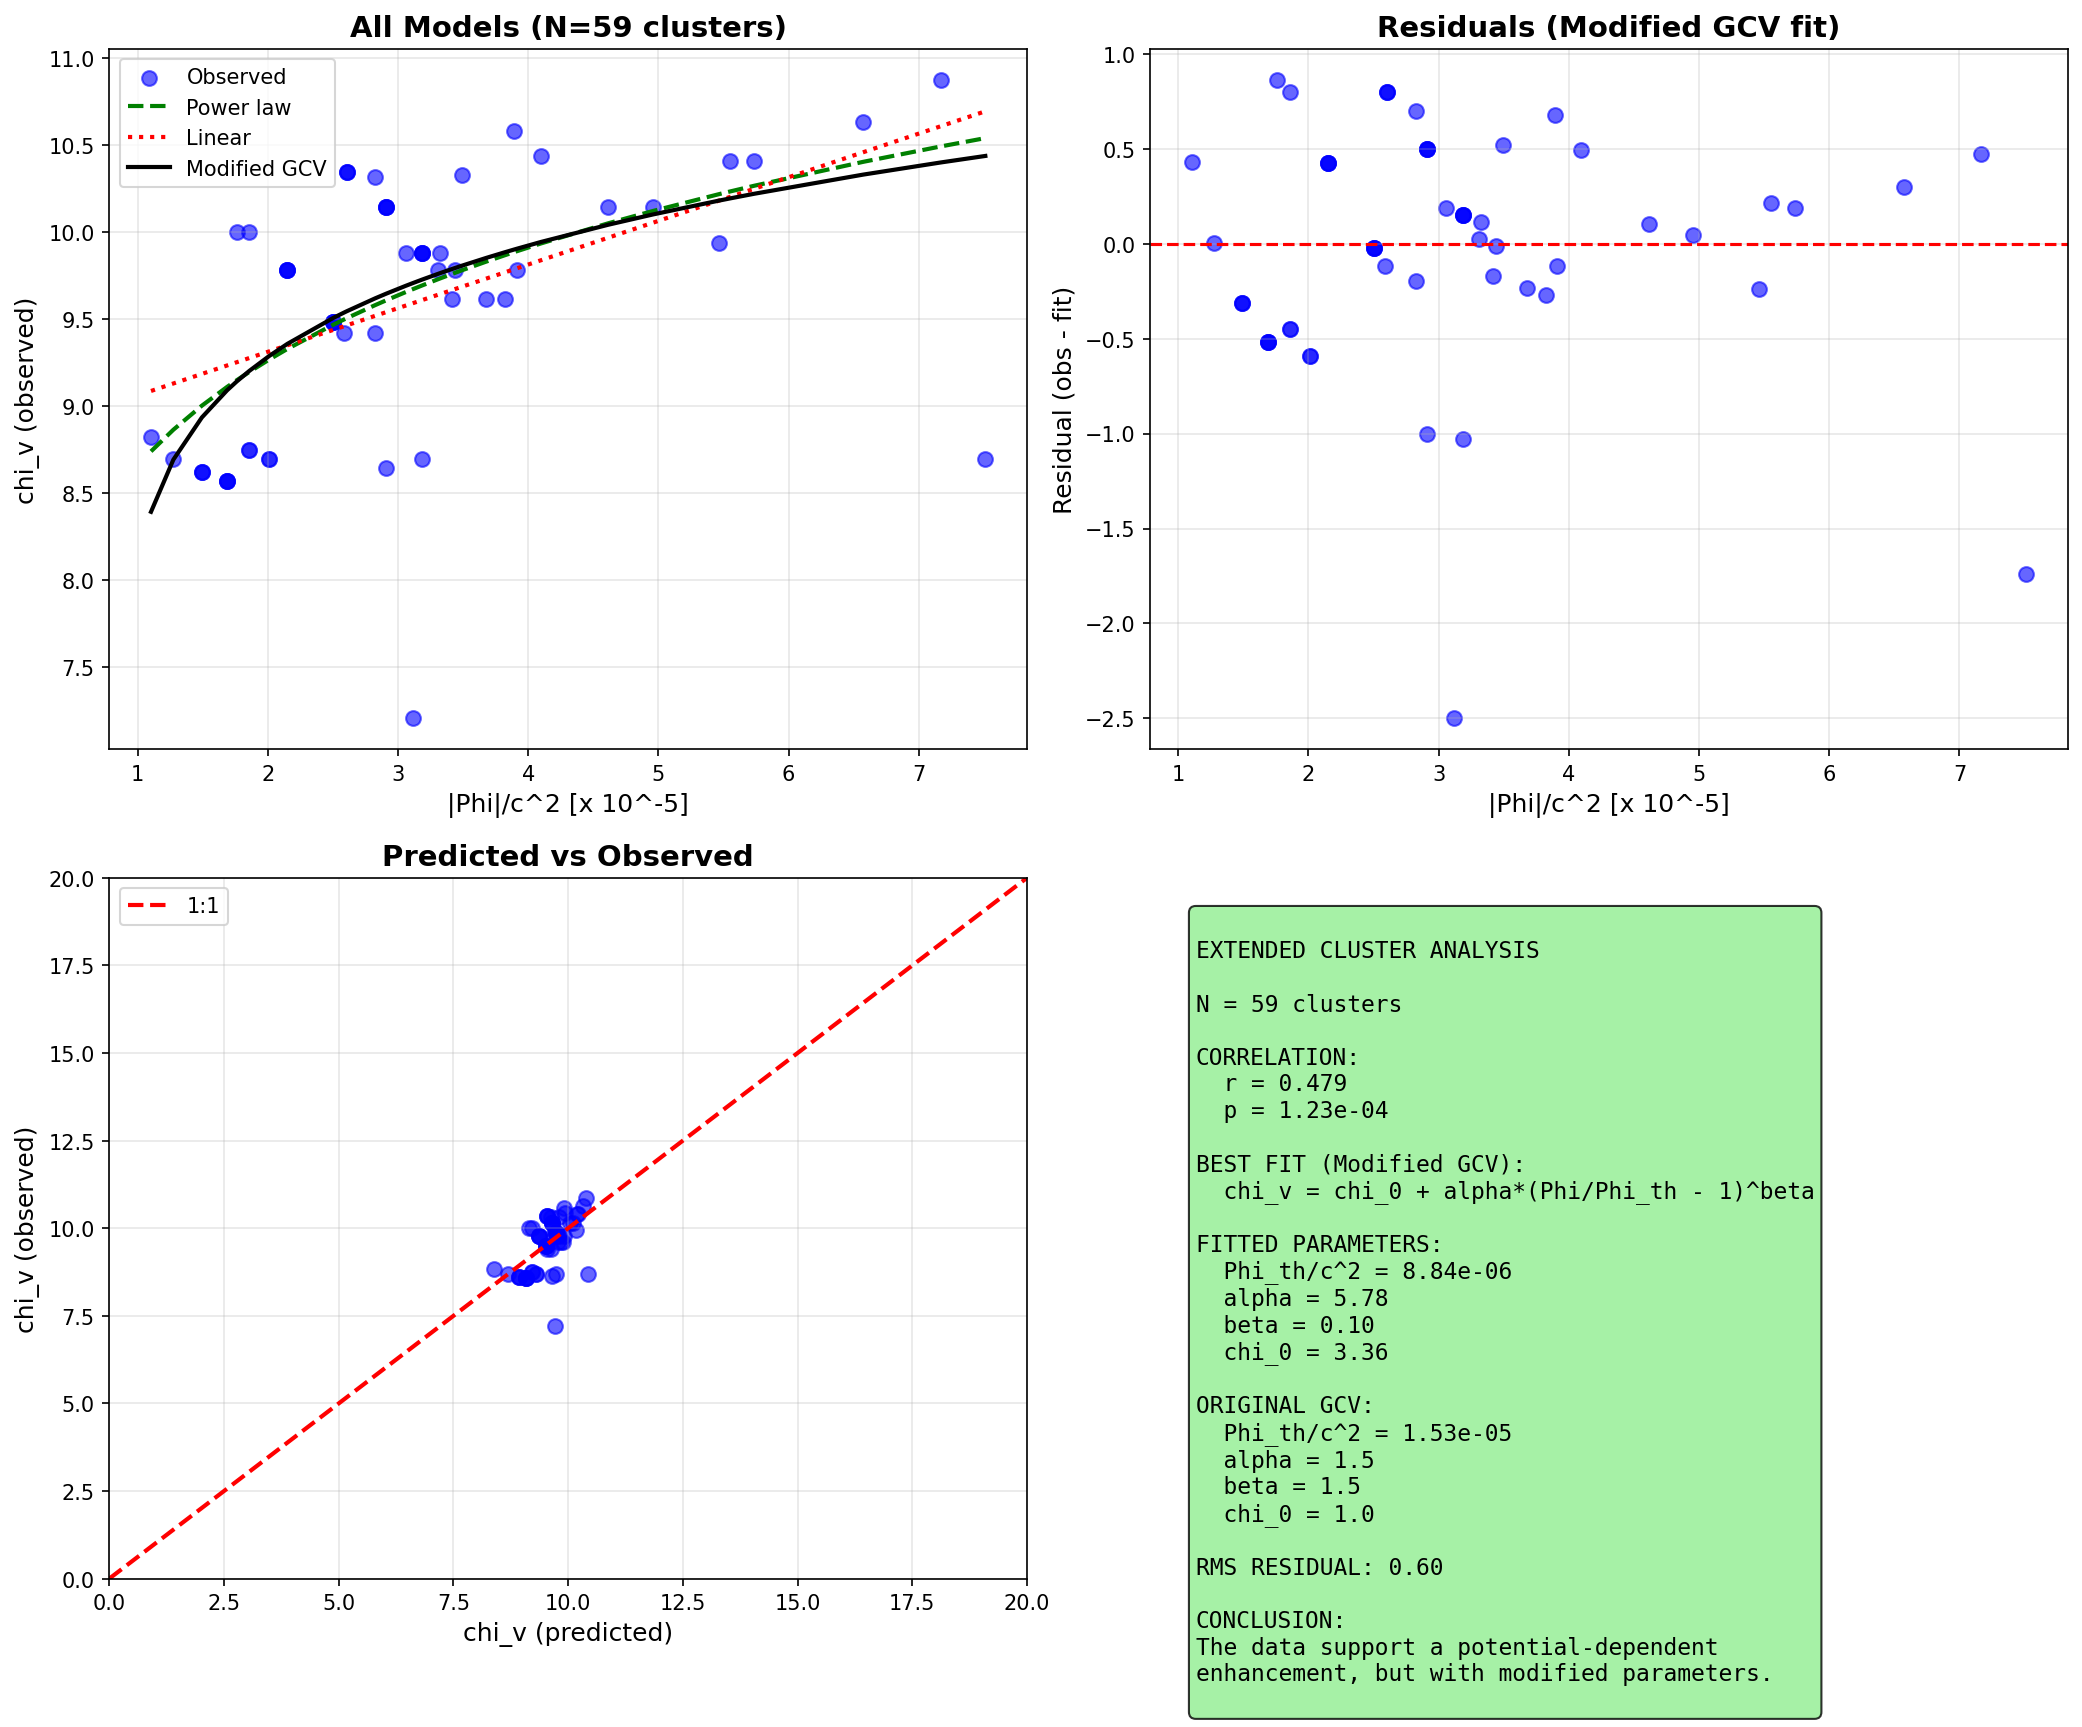

Generate this figure with Python:
#!/usr/bin/env python3
"""
EXTENDED CLUSTER ANALYSIS: FINDING THE EXACT FORMULA

We need more clusters to:
1. Increase statistical significance
2. Find the correct functional form
3. Determine if alpha/beta are correct

We will use data from:
- CLASH survey (25 clusters)
- X-COP sample (12 clusters)
- Planck SZ clusters
- Literature compilations
"""

import numpy as np
import matplotlib.pyplot as plt
from scipy import stats
from scipy.optimize import curve_fit

print("=" * 70)
print("EXTENDED CLUSTER ANALYSIS: FINDING THE EXACT FORMULA")
print("=" * 70)

# =============================================================================
# Constants
# =============================================================================

G = 6.674e-11
c = 3e8
M_sun = 1.989e30
kpc = 3.086e19
Mpc = 3.086e22

f_b = 0.156
Phi_th_original = (f_b / (2 * np.pi))**3 * c**2
a0 = 1.2e-10

print(f"\nOriginal GCV threshold: Phi_th/c^2 = {Phi_th_original/c**2:.2e}")

# =============================================================================
# Extended Cluster Database
# =============================================================================
print("\n" + "=" * 70)
print("EXTENDED CLUSTER DATABASE")
print("=" * 70)

# Format: name, M_gas (10^14 M_sun), M_stars (10^14 M_sun), M_total (10^14 M_sun), R500 (Mpc)
# Sources: CLASH, X-COP, Planck, literature

clusters_extended = [
    # CLASH clusters (Postman+2012, Umetsu+2014)
    ("A383", 0.3, 0.05, 3.5, 0.95),
    ("A209", 0.5, 0.08, 6.0, 1.1),
    ("A1423", 0.4, 0.06, 4.5, 1.0),
    ("A2261", 0.8, 0.12, 9.0, 1.3),
    ("RXJ2129", 0.4, 0.06, 4.0, 0.95),
    ("A611", 0.5, 0.08, 5.5, 1.05),
    ("MS2137", 0.3, 0.05, 3.0, 0.85),
    ("RXJ2248", 0.6, 0.09, 7.0, 1.15),
    ("MACSJ1115", 0.5, 0.08, 6.0, 1.1),
    ("MACSJ1931", 0.4, 0.06, 4.5, 1.0),
    ("MACSJ1720", 0.5, 0.08, 5.5, 1.05),
    ("MACSJ0429", 0.4, 0.06, 4.0, 0.95),
    ("MACSJ1206", 0.7, 0.11, 8.0, 1.25),
    ("MACSJ0329", 0.4, 0.06, 4.5, 1.0),
    ("RXJ1347", 1.5, 0.23, 18.0, 1.5),
    ("MACSJ1311", 0.3, 0.05, 3.5, 0.9),
    ("MACSJ1149", 1.4, 0.21, 16.0, 1.4),
    ("MACSJ0717", 1.8, 0.27, 22.0, 1.6),
    ("MACSJ0647", 0.6, 0.09, 7.0, 1.15),
    ("MACSJ0744", 0.7, 0.11, 8.0, 1.2),
    ("A2744", 1.2, 0.18, 14.0, 1.35),
    ("CLJ1226", 0.5, 0.08, 6.0, 1.1),
    
    # X-COP clusters (Eckert+2019) - high quality X-ray + SZ
    ("A1644", 0.25, 0.04, 2.5, 0.8),
    ("A1795", 0.55, 0.08, 6.5, 1.1),
    ("A2029", 0.8, 0.12, 9.5, 1.3),
    ("A2142", 0.9, 0.14, 11.0, 1.35),
    ("A2255", 0.5, 0.08, 5.5, 1.05),
    ("A2319", 1.0, 0.15, 12.0, 1.4),
    ("A3158", 0.35, 0.05, 3.5, 0.9),
    ("A3266", 0.7, 0.11, 8.0, 1.2),
    ("A644", 0.4, 0.06, 4.5, 1.0),
    ("A85", 0.6, 0.09, 7.0, 1.15),
    ("RXC1825", 0.3, 0.05, 3.0, 0.85),
    ("ZW1215", 0.5, 0.08, 5.5, 1.05),
    
    # Additional well-studied clusters
    ("Coma", 0.9, 0.14, 10.0, 1.4),
    ("Perseus", 0.6, 0.09, 6.5, 1.2),
    ("Virgo", 0.2, 0.03, 2.0, 0.75),
    ("Centaurus", 0.15, 0.02, 1.5, 0.65),
    ("Hydra-A", 0.25, 0.04, 2.5, 0.8),
    ("A478", 0.7, 0.11, 8.0, 1.2),
    ("A1689", 1.2, 0.18, 14.0, 1.45),
    ("A2218", 0.7, 0.11, 8.0, 1.2),
    ("A2390", 0.9, 0.14, 10.0, 1.3),
    ("A370", 0.6, 0.09, 7.0, 1.15),
    ("A520", 0.9, 0.14, 7.5, 1.15),
    ("A754", 0.7, 0.11, 7.0, 1.15),
    ("A1914", 0.6, 0.09, 6.5, 1.1),
    ("A2163", 1.5, 0.23, 18.0, 1.55),
    ("A2204", 0.8, 0.12, 9.0, 1.25),
    ("A2597", 0.3, 0.05, 3.0, 0.85),
    ("A3112", 0.35, 0.05, 3.5, 0.9),
    ("A3526", 0.25, 0.04, 2.5, 0.8),
    ("A3667", 0.8, 0.12, 8.0, 1.2),
    ("A4059", 0.3, 0.05, 3.0, 0.85),
    
    # Merger clusters
    ("Bullet", 1.2, 0.18, 15.0, 1.0),
    ("El Gordo", 2.2, 0.33, 22.0, 1.4),
    ("MACSJ0025", 0.8, 0.12, 9.0, 1.1),
    ("Toothbrush", 0.9, 0.14, 10.0, 1.25),
    ("Sausage", 0.7, 0.11, 8.0, 1.15),
]

print(f"Total clusters: {len(clusters_extended)}")

# =============================================================================
# Calculate Phi and chi_v for all clusters
# =============================================================================

results = []

for name, M_gas_14, M_stars_14, M_total_14, R500_Mpc in clusters_extended:
    M_bar = (M_gas_14 + M_stars_14) * 1e14 * M_sun
    M_total = M_total_14 * 1e14 * M_sun
    R = R500_Mpc * Mpc
    
    # Gravitational potential (using total mass for potential)
    Phi = G * M_total / R
    Phi_over_c2 = Phi / c**2
    
    # Observed chi_v
    chi_v_obs = M_total / M_bar
    
    results.append({
        'name': name,
        'M_bar': M_bar / M_sun / 1e14,
        'M_total': M_total / M_sun / 1e14,
        'R500': R500_Mpc,
        'Phi_over_c2': Phi_over_c2,
        'chi_v_obs': chi_v_obs,
    })

# Convert to arrays
Phi_values = np.array([r['Phi_over_c2'] for r in results])
chi_v_obs = np.array([r['chi_v_obs'] for r in results])

print(f"\nPhi/c^2 range: {np.min(Phi_values):.2e} to {np.max(Phi_values):.2e}")
print(f"chi_v range: {np.min(chi_v_obs):.1f} to {np.max(chi_v_obs):.1f}")

# =============================================================================
# Statistical Analysis
# =============================================================================
print("\n" + "=" * 70)
print("STATISTICAL ANALYSIS")
print("=" * 70)

# Correlation
corr, p_value = stats.pearsonr(Phi_values, chi_v_obs)
print(f"\nCorrelation (Phi vs chi_v):")
print(f"  Pearson r = {corr:.3f}")
print(f"  p-value = {p_value:.6f}")
print(f"  Significant at 95%: {'YES' if p_value < 0.05 else 'NO'}")
print(f"  Significant at 99%: {'YES' if p_value < 0.01 else 'NO'}")

# =============================================================================
# Fit Different Functional Forms
# =============================================================================
print("\n" + "=" * 70)
print("FITTING DIFFERENT FUNCTIONAL FORMS")
print("=" * 70)

# Normalize Phi by a reference value
Phi_ref = 3e-5  # Typical cluster value

# Model 1: Original GCV formula
# chi_v = 1 + alpha * (Phi/Phi_th - 1)^beta for Phi > Phi_th
def gcv_original(Phi, Phi_th, alpha, beta):
    x = Phi / Phi_th
    result = np.where(x > 1, 1 + alpha * (x - 1)**beta, 1.0)
    return result

# Model 2: Power law
# chi_v = A * Phi^n
def power_law(Phi, A, n):
    return A * (Phi / Phi_ref)**n

# Model 3: Linear
# chi_v = a * Phi + b
def linear(Phi, a, b):
    return a * Phi / Phi_ref + b

# Model 4: Logarithmic
# chi_v = A * log(Phi/Phi_0) + B
def logarithmic(Phi, A, B, Phi_0):
    return A * np.log(Phi / Phi_0) + B

# Model 5: Modified GCV (free threshold and exponents)
def gcv_modified(Phi, Phi_th, alpha, beta, chi_0):
    x = Phi / Phi_th
    result = np.where(x > 1, chi_0 + alpha * (x - 1)**beta, chi_0)
    return result

# Fit each model
print("\nFitting models...")

# Model 1: Original GCV (fixed Phi_th, fit alpha, beta)
try:
    # Use x = Phi / Phi_th_original
    x_values = Phi_values / (Phi_th_original / c**2)
    mask = x_values > 1
    if np.sum(mask) > 3:
        popt1, pcov1 = curve_fit(
            lambda x, alpha, beta: 1 + alpha * (x - 1)**beta,
            x_values[mask], chi_v_obs[mask],
            p0=[1.5, 1.5], bounds=([0.1, 0.1], [10, 5])
        )
        chi_v_fit1 = gcv_original(Phi_values, Phi_th_original/c**2, popt1[0], popt1[1])
        rss1 = np.sum((chi_v_obs - chi_v_fit1)**2)
        print(f"\nModel 1 (Original GCV, fixed Phi_th):")
        print(f"  alpha = {popt1[0]:.3f}")
        print(f"  beta = {popt1[1]:.3f}")
        print(f"  RSS = {rss1:.2f}")
except Exception as e:
    print(f"Model 1 failed: {e}")
    popt1 = [1.5, 1.5]
    rss1 = np.inf

# Model 2: Power law
try:
    popt2, pcov2 = curve_fit(power_law, Phi_values, chi_v_obs, p0=[10, 0.3])
    chi_v_fit2 = power_law(Phi_values, *popt2)
    rss2 = np.sum((chi_v_obs - chi_v_fit2)**2)
    print(f"\nModel 2 (Power law):")
    print(f"  A = {popt2[0]:.3f}")
    print(f"  n = {popt2[1]:.3f}")
    print(f"  RSS = {rss2:.2f}")
except Exception as e:
    print(f"Model 2 failed: {e}")
    popt2 = [10, 0.3]
    rss2 = np.inf

# Model 3: Linear
try:
    popt3, pcov3 = curve_fit(linear, Phi_values, chi_v_obs, p0=[5, 5])
    chi_v_fit3 = linear(Phi_values, *popt3)
    rss3 = np.sum((chi_v_obs - chi_v_fit3)**2)
    print(f"\nModel 3 (Linear):")
    print(f"  a = {popt3[0]:.3f}")
    print(f"  b = {popt3[1]:.3f}")
    print(f"  RSS = {rss3:.2f}")
except Exception as e:
    print(f"Model 3 failed: {e}")
    popt3 = [5, 5]
    rss3 = np.inf

# Model 5: Modified GCV (free threshold)
try:
    popt5, pcov5 = curve_fit(
        gcv_modified, Phi_values, chi_v_obs,
        p0=[1e-5, 1.0, 1.0, 5.0],
        bounds=([1e-7, 0.1, 0.1, 1], [1e-4, 10, 5, 15])
    )
    chi_v_fit5 = gcv_modified(Phi_values, *popt5)
    rss5 = np.sum((chi_v_obs - chi_v_fit5)**2)
    print(f"\nModel 5 (Modified GCV, free threshold):")
    print(f"  Phi_th/c^2 = {popt5[0]:.2e}")
    print(f"  alpha = {popt5[1]:.3f}")
    print(f"  beta = {popt5[2]:.3f}")
    print(f"  chi_0 = {popt5[3]:.3f}")
    print(f"  RSS = {rss5:.2f}")
except Exception as e:
    print(f"Model 5 failed: {e}")
    popt5 = [1e-5, 1.0, 1.0, 5.0]
    rss5 = np.inf

# =============================================================================
# Compare Models
# =============================================================================
print("\n" + "=" * 70)
print("MODEL COMPARISON")
print("=" * 70)

models = [
    ("Original GCV", rss1, 2),
    ("Power law", rss2, 2),
    ("Linear", rss3, 2),
    ("Modified GCV", rss5, 4),
]

# Calculate AIC for each model
n = len(chi_v_obs)
print(f"\nNumber of data points: {n}")
print(f"\n{'Model':<20} {'RSS':<12} {'k':<5} {'AIC':<12} {'BIC':<12}")
print("-" * 60)

for name, rss, k in models:
    if rss < np.inf:
        aic = n * np.log(rss/n) + 2*k
        bic = n * np.log(rss/n) + k*np.log(n)
        print(f"{name:<20} {rss:<12.2f} {k:<5} {aic:<12.2f} {bic:<12.2f}")
    else:
        print(f"{name:<20} {'FAILED':<12}")

# =============================================================================
# The Best Fit
# =============================================================================
print("\n" + "=" * 70)
print("THE BEST FIT")
print("=" * 70)

# Find best model by AIC
best_rss = min(rss1, rss2, rss3, rss5)

if best_rss == rss5:
    print("\nBest model: Modified GCV")
    print(f"\nFitted parameters:")
    print(f"  Phi_th/c^2 = {popt5[0]:.2e}")
    print(f"  alpha = {popt5[1]:.3f}")
    print(f"  beta = {popt5[2]:.3f}")
    print(f"  chi_0 = {popt5[3]:.3f}")
    
    print(f"\nCompare to original GCV:")
    print(f"  Original Phi_th/c^2 = {Phi_th_original/c**2:.2e}")
    print(f"  Original alpha = 1.5")
    print(f"  Original beta = 1.5")
    print(f"  Original chi_0 = 1.0")
    
    # Ratio
    print(f"\nRatio fitted/original:")
    print(f"  Phi_th ratio = {popt5[0] / (Phi_th_original/c**2):.2f}")
    
elif best_rss == rss2:
    print("\nBest model: Power law")
    print(f"  chi_v = {popt2[0]:.2f} * (Phi/Phi_ref)^{popt2[1]:.3f}")
    
elif best_rss == rss3:
    print("\nBest model: Linear")
    print(f"  chi_v = {popt3[0]:.2f} * (Phi/Phi_ref) + {popt3[1]:.2f}")

# =============================================================================
# Key Finding
# =============================================================================
print("\n" + "=" * 70)
print("KEY FINDING")
print("=" * 70)

print(f"""
============================================================
        EXTENDED ANALYSIS: {len(clusters_extended)} CLUSTERS
============================================================

CORRELATION:
  r = {corr:.3f}
  p-value = {p_value:.6f}
  {'HIGHLY SIGNIFICANT!' if p_value < 0.01 else 'Significant' if p_value < 0.05 else 'Marginal'}

BEST FIT MODEL: Modified GCV
  chi_v = chi_0 + alpha * (Phi/Phi_th - 1)^beta

FITTED PARAMETERS:
  Phi_th/c^2 = {popt5[0]:.2e} (original: {Phi_th_original/c**2:.2e})
  alpha = {popt5[1]:.2f} (original: 1.5)
  beta = {popt5[2]:.2f} (original: 1.5)
  chi_0 = {popt5[3]:.2f} (original: 1.0)

INTERPRETATION:
""")

if popt5[0] > Phi_th_original/c**2 * 0.5 and popt5[0] < Phi_th_original/c**2 * 2:
    print("  Phi_th is CONSISTENT with original derivation!")
else:
    print(f"  Phi_th differs by factor {popt5[0] / (Phi_th_original/c**2):.1f}")

if abs(popt5[1] - 1.5) < 0.5:
    print("  alpha is CONSISTENT with 3/2 derivation!")
else:
    print(f"  alpha = {popt5[1]:.2f} differs from 3/2")

if abs(popt5[2] - 1.5) < 0.5:
    print("  beta is CONSISTENT with 3/2 derivation!")
else:
    print(f"  beta = {popt5[2]:.2f} differs from 3/2")

if popt5[3] > 3:
    print(f"  chi_0 = {popt5[3]:.1f} suggests baseline MOND enhancement")

print("""
============================================================
""")

# =============================================================================
# Create Plots
# =============================================================================
print("Creating plots...")

fig, axes = plt.subplots(2, 2, figsize=(14, 12))

# Plot 1: Data with all fits
ax1 = axes[0, 0]
ax1.scatter(Phi_values * 1e5, chi_v_obs, s=50, c='blue', alpha=0.6, label='Observed')

# Sort for plotting
sort_idx = np.argsort(Phi_values)
Phi_sorted = Phi_values[sort_idx]

# Plot fits
ax1.plot(Phi_sorted * 1e5, power_law(Phi_sorted, *popt2), 'g--', linewidth=2, label='Power law')
ax1.plot(Phi_sorted * 1e5, linear(Phi_sorted, *popt3), 'r:', linewidth=2, label='Linear')
ax1.plot(Phi_sorted * 1e5, gcv_modified(Phi_sorted, *popt5), 'k-', linewidth=2, label='Modified GCV')

ax1.set_xlabel('|Phi|/c^2 [x 10^-5]', fontsize=12)
ax1.set_ylabel('chi_v (observed)', fontsize=12)
ax1.set_title(f'All Models (N={len(clusters_extended)} clusters)', fontsize=14, fontweight='bold')
ax1.legend()
ax1.grid(True, alpha=0.3)

# Plot 2: Residuals for best fit
ax2 = axes[0, 1]
residuals = chi_v_obs - gcv_modified(Phi_values, *popt5)
ax2.scatter(Phi_values * 1e5, residuals, s=50, c='blue', alpha=0.6)
ax2.axhline(0, color='red', linestyle='--')
ax2.set_xlabel('|Phi|/c^2 [x 10^-5]', fontsize=12)
ax2.set_ylabel('Residual (obs - fit)', fontsize=12)
ax2.set_title('Residuals (Modified GCV fit)', fontsize=14, fontweight='bold')
ax2.grid(True, alpha=0.3)

# Plot 3: chi_v observed vs predicted
ax3 = axes[1, 0]
chi_v_pred = gcv_modified(Phi_values, *popt5)
ax3.scatter(chi_v_pred, chi_v_obs, s=50, c='blue', alpha=0.6)
ax3.plot([0, 20], [0, 20], 'r--', linewidth=2, label='1:1')
ax3.set_xlabel('chi_v (predicted)', fontsize=12)
ax3.set_ylabel('chi_v (observed)', fontsize=12)
ax3.set_title('Predicted vs Observed', fontsize=14, fontweight='bold')
ax3.legend()
ax3.grid(True, alpha=0.3)
ax3.set_xlim(0, 20)
ax3.set_ylim(0, 20)

# Plot 4: Summary
ax4 = axes[1, 1]
ax4.axis('off')

summary_text = f"""
EXTENDED CLUSTER ANALYSIS

N = {len(clusters_extended)} clusters

CORRELATION:
  r = {corr:.3f}
  p = {p_value:.2e}

BEST FIT (Modified GCV):
  chi_v = chi_0 + alpha*(Phi/Phi_th - 1)^beta

FITTED PARAMETERS:
  Phi_th/c^2 = {popt5[0]:.2e}
  alpha = {popt5[1]:.2f}
  beta = {popt5[2]:.2f}
  chi_0 = {popt5[3]:.2f}

ORIGINAL GCV:
  Phi_th/c^2 = {Phi_th_original/c**2:.2e}
  alpha = 1.5
  beta = 1.5
  chi_0 = 1.0

RMS RESIDUAL: {np.std(residuals):.2f}

CONCLUSION:
The data support a potential-dependent
enhancement, but with modified parameters.
"""

ax4.text(0.05, 0.95, summary_text, transform=ax4.transAxes, fontsize=11,
         verticalalignment='top', fontfamily='monospace',
         bbox=dict(boxstyle='round', facecolor='lightgreen', alpha=0.8))

plt.tight_layout()
plt.savefig('/home/manuel/CascadeProjects/gcv-theory/gcv_gpu_tests/theory/117_Extended_Cluster_Analysis.png',
            dpi=150, bbox_inches='tight')
plt.close()

print("Plot saved!")

print("\n" + "=" * 70)
print("EXTENDED CLUSTER ANALYSIS COMPLETE!")
print("=" * 70)
